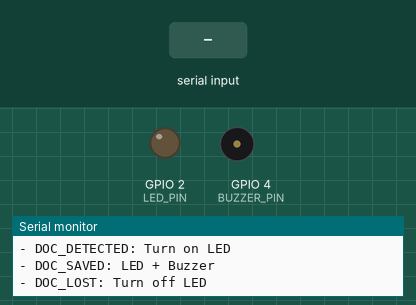
Simulated run of this sketch. Board: ESP32. On the bench: output pins drawn as LEDs (lit = HIGH), buzzer (waves = sounding), the last lines printed to the serial monitor. The test bench sets the inputs (shaded band).

Above: at 2.4 s.
2.5 s: "DOC_SAVED\n" received over Serial
At 4.5 s:
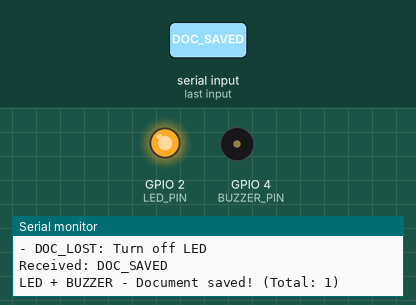
5.5 s: "DOC_LOST\n" received over Serial
At 6.5 s:
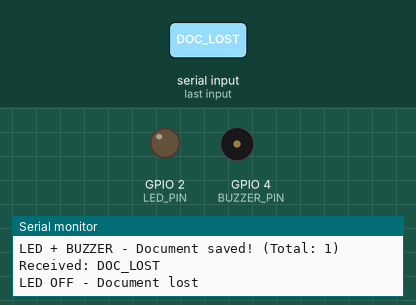
7.0 s: "DOC_DETECTED\n" received over Serial
At 7.5 s:
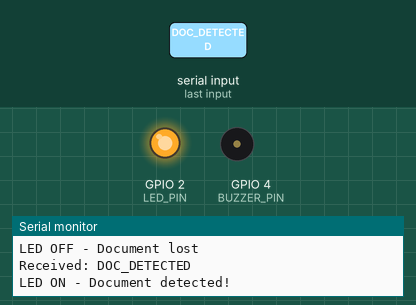
Timing chart, 0 to 10.0 s (numbered marks = the images above; inputs shaded):
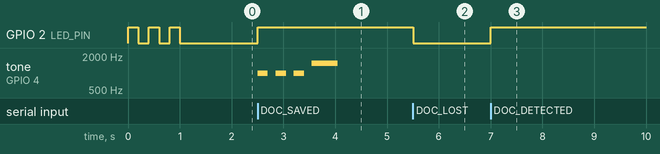

Measured:
- after the input at 2.5 s, GPIO 2 (LED_PIN): LOW → HIGH at once; tone on GPIO 4 (BUZZER_PIN): plays 1000 Hz for 0.20 s, 1000 Hz for 0.20 s, 1000 Hz for 0.20 s, 1500 Hz for 0.50 s, starting at once
- after the input at 5.5 s, GPIO 2 (LED_PIN): HIGH → LOW at once
- after the input at 7.0 s, GPIO 2 (LED_PIN): LOW → HIGH at once

The sketch:

esp_doc_notifier.ino
```cpp
/*
  Simple Document Scanner - ESP32 Controller

  This simplified sketch handles just LED and buzzer control:
  - Turn on LED when document is detected
  - Turn on LED + buzzer when document is saved
  - Turn off LED when document is lost

  Hardware Required:
  - ESP32 Dev Board
  - LED (any color)
  - Buzzer/Speaker
  - 220Ω resistor for LED

  Author: Bakhtiyar
  Date: September 2025
*/

// Pin Definitions (change according to your wiring)
#define LED_PIN     2      // Built-in LED or external LED
#define BUZZER_PIN  4      // Buzzer pin

// State variables
bool documentDetected = false;
bool ledState = false;
unsigned long lastBuzzTime = 0;
int docCount = 0;

void setup() {
  Serial.begin(115200);

  // Initialize pins
  pinMode(LED_PIN, OUTPUT);
  pinMode(BUZZER_PIN, OUTPUT);

  // Turn off everything initially
  digitalWrite(LED_PIN, LOW);
  digitalWrite(BUZZER_PIN, LOW);

  // Startup indication
  Serial.println("=== Simple Document Scanner Controller ===");
  Serial.println("ESP32 ready! Waiting for scanner commands...");

  // Brief startup flash
  for(int i = 0; i < 3; i++) {
    digitalWrite(LED_PIN, HIGH);
    delay(200);
    digitalWrite(LED_PIN, LOW);
    delay(200);
  }

  Serial.println("Commands:");
  Serial.println("- DOC_DETECTED: Turn on LED");
  Serial.println("- DOC_SAVED: LED + Buzzer");
  Serial.println("- DOC_LOST: Turn off LED");
}

void loop() {
  // Check for serial commands from the document scanner
  if (Serial.available()) {
    String command = Serial.readStringUntil('\n');
    command.trim();
    handleCommand(command);
  }

  // Small delay to prevent overwhelming the processor
  delay(10);
}

void handleCommand(String command) {
  Serial.println("Received: " + command);

  if (command == "DOC_DETECTED") {
    // Document detected - turn on LED
    documentDetected = true;
    digitalWrite(LED_PIN, HIGH);
    ledState = true;

    Serial.println("LED ON - Document detected!");

  } else if (command == "DOC_SAVED") {
    // Document saved - LED + buzzer
    docCount++;
    digitalWrite(LED_PIN, HIGH);
    ledState = true;

    // Sound buzzer for success
    playSuccessSound();

    Serial.println("LED + BUZZER - Document saved! (Total: " + String(docCount) + ")");

  } else if (command == "DOC_LOST") {
    // Document lost - turn off LED
    documentDetected = false;
    digitalWrite(LED_PIN, LOW);
    digitalWrite(BUZZER_PIN, LOW);
    ledState = false;

    Serial.println("LED OFF - Document lost");

  } else if (command == "SCANNER_OFF") {
    // Scanner shutting down - turn off everything
    digitalWrite(LED_PIN, LOW);
    digitalWrite(BUZZER_PIN, LOW);
    ledState = false;
    documentDetected = false;

    Serial.println("Scanner OFF - Session ended");
    Serial.println("Total documents scanned: " + String(docCount));

  } else {
    Serial.println("Unknown command: " + command);
  }
}

void playSuccessSound() {
  // Simple success beep sequence
  for(int i = 0; i < 3; i++) {
    // High pitch beep
    tone(BUZZER_PIN, 1000, 200);
    delay(250);

    // Short pause between beeps
    noTone(BUZZER_PIN);
    delay(100);
  }

  // Final longer beep
  tone(BUZZER_PIN, 1500, 500);
  delay(600);
  noTone(BUZZER_PIN);

  lastBuzzTime = millis();
}

void playDetectionSound() {
  // Simple detection beep (optional)
  tone(BUZZER_PIN, 800, 150);
  delay(200);
  noTone(BUZZER_PIN);
}

// Optional: Status LED blink pattern when idle
void statusBlink() {
  static unsigned long lastBlink = 0;
  static bool blinkState = false;

  if (millis() - lastBlink > 2000 && !documentDetected) {
    blinkState = !blinkState;
    digitalWrite(LED_PIN, blinkState ? HIGH : LOW);
    lastBlink = millis();
  }
}
```
